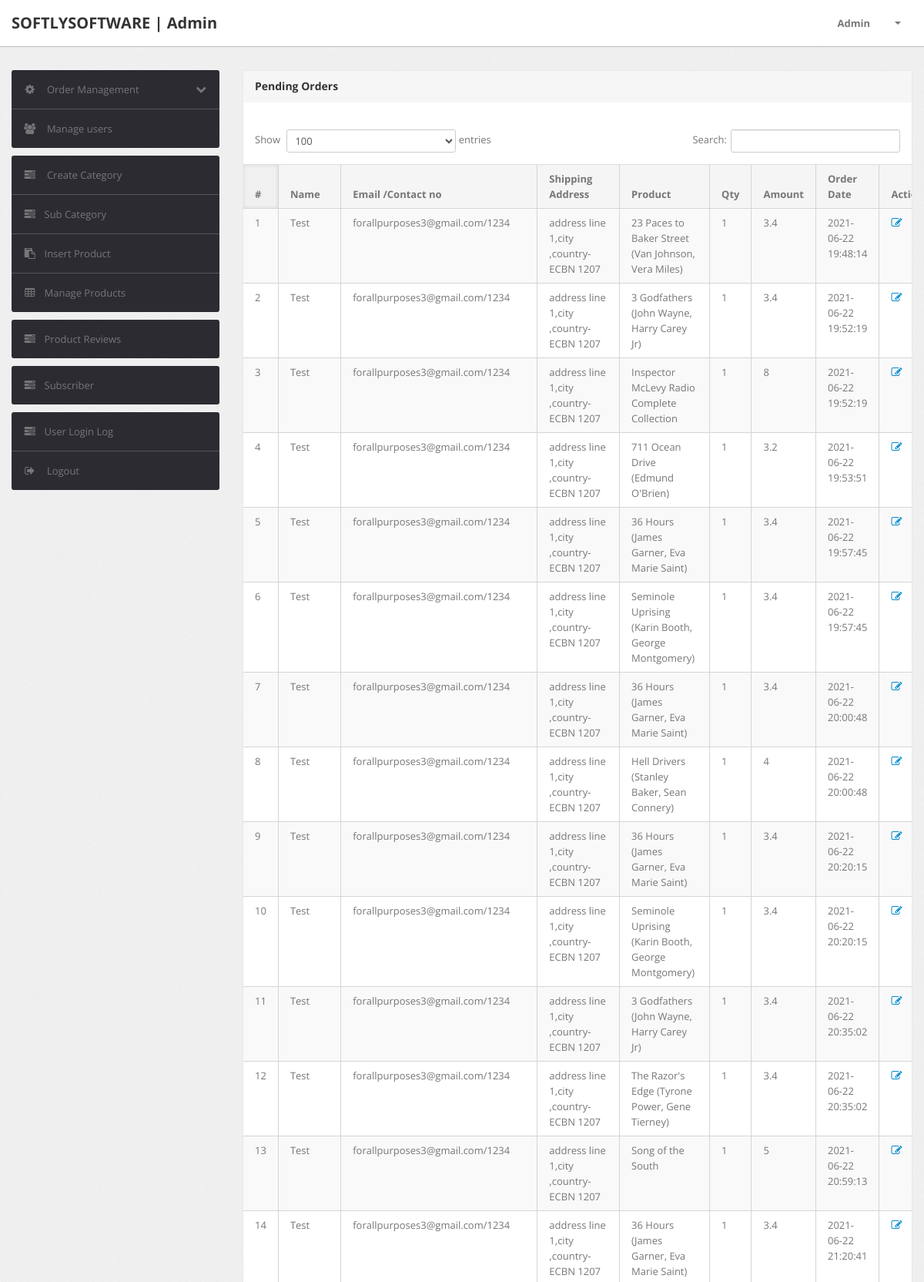
/admin/pending-orders.php (signed in, upper part), run on the app's committed database.
### tables this page shows
CREATE TABLE `orders` (
  `id` int(11) NOT NULL,
  `userId` int(11) DEFAULT NULL,
  `productId` varchar(255) DEFAULT NULL,
  `quantity` int(11) DEFAULT NULL,
  `orderDate` timestamp NOT NULL DEFAULT current_timestamp(),
  `paymentMethod` varchar(50) DEFAULT NULL,
  `orderStatus` varchar(55) DEFAULT NULL,
  `un_id` varchar(255) DEFAULT NULL,
  `final_price` decimal(11,2) DEFAULT NULL
);

CREATE TABLE `users` (
  `id` int(11) NOT NULL,
  `name` varchar(255) DEFAULT NULL,
  `email` varchar(255) DEFAULT NULL,
  `contactno` bigint(11) DEFAULT NULL,
  `password` varchar(255) DEFAULT NULL,
  `shippingAddress` longtext DEFAULT NULL,
  `shippingState` varchar(255) DEFAULT NULL,
  `shippingCity` varchar(255) DEFAULT NULL,
  `shippingPincode` varchar(255) DEFAULT NULL,
  `billingAddress` longtext DEFAULT NULL,
  `billingState` varchar(255) DEFAULT NULL,
  `billingCity` varchar(255) DEFAULT NULL,
  `billingPincode` int(11) DEFAULT NULL,
  `regDate` timestamp NOT NULL DEFAULT current_timestamp(),
  `updationDate` varchar(255) DEFAULT NULL,
  `address_line2` varchar(255) DEFAULT NULL,
  `user_status` int(10) DEFAULT NULL,
  `token` varchar(255) DEFAULT NULL
);

CREATE TABLE `products` (
  `id` int(11) NOT NULL,
  `category` int(11) NOT NULL,
  `subCategory` int(11) DEFAULT NULL,
  `productName` varchar(255) DEFAULT NULL,
  `productCompany` varchar(255) DEFAULT NULL,
  `productPrice` decimal(11,2) DEFAULT NULL,
  `productPriceBeforeDiscount` decimal(11,2) DEFAULT NULL,
  `productDescription` longtext DEFAULT NULL,
  `productImage1` varchar(255) DEFAULT NULL,
  `productImage2` varchar(255) DEFAULT NULL,
  `productImage3` varchar(255) DEFAULT NULL,
  `shippingCharge` decimal(11,2) DEFAULT NULL,
  `productAvailability` varchar(255) DEFAULT NULL,
  `postingDate` timestamp NULL DEFAULT current_timestamp(),
  `updationDate` varchar(255) DEFAULT NULL,
  `featured` varchar(255) DEFAULT NULL,
  `procondition` varchar(255) DEFAULT NULL,
  `stock` int(10) DEFAULT NULL
);

### admin/pending-orders.php (the view, shortened to what this page needs)
<?php
include('include/config.php');
if (strlen($_SESSION['alogin']) == 0) {
	header('location:index.php');
} else {
?>
	<!DOCTYPE html>
	<html lang="en">
	<head>
		<link type="text/css" href="bootstrap/css/bootstrap.min.css" rel="stylesheet">
		<link type="text/css" href="bootstrap/css/bootstrap-responsive.min.css" rel="stylesheet">
		<link type="text/css" href="css/theme.css" rel="stylesheet">
		<link type="text/css" href="images/icons/css/font-awesome.css" rel="stylesheet">
	</head>
	<body>
		<?php include('include/header.php'); ?>
		<div class="wrapper">
			<div class="container">
				<div class="row">
					<?php include('include/sidebar.php'); ?>
					<div class="span9">
						<div class="content">
							<div class="module">
								<div class="module-head">
									<h3>Pending Orders</h3>
								</div>
								<div class="module-body table">
									<br />
									<table cellpadding="0" cellspacing="0" border="0" class="datatable-1 table table-bordered table-striped	 display table-responsive">
										<thead>
											<tr>
												<th>#</th>
												<th> Name</th>
												<th width="50">Email /Contact no</th>
												<th>Shipping Address</th>
												<th>Product </th>
												<th>Qty </th>
												<th>Amount </th>
												<th>Order Date</th>
												<th>Action</th>
											</tr>
										</thead>
										<tbody>
											<?php
											$status = 'Sent';
											$status1 = 'Cancel';
											$query = mysqli_query($con, "select users.name as username,users.email as useremail,users.contactno as usercontact,users.shippingAddress as shippingaddress,users.shippingCity as shippingcity,users.shippingState as shippingstate,users.shippingPincode as shippingpincode,products.productName as productname,products.shippingCharge as shippingcharge,orders.quantity as quantity,orders.orderDate as orderdate,products.productPrice as productprice,orders.id as id  from orders join users on  orders.userId=users.id join products on products.id=orders.productId where orders.orderStatus!='$status' and orders.orderStatus!='$status1' or orders.orderStatus is null");
											$cnt = 1;
											while ($row = mysqli_fetch_array($query)) {
											?>
												<tr>
													<td><?php echo htmlentities($cnt); ?></td>
													<td><?php echo htmlentities($row['username']); ?></td>
													<td><?php echo htmlentities($row['useremail']); ?>/<?php echo htmlentities($row['usercontact']); ?></td>
													<td><?php echo htmlentities($row['shippingaddress'] . "," . $row['shippingcity'] . "," . $row['shippingstate'] . "-" . $row['shippingpincode']); ?></td>
													<td><?php echo htmlentities($row['productname']); ?></td>
													<td><?php echo htmlentities($row['quantity']); ?></td>
													<td><?php echo htmlentities($row['quantity'] * $row['productprice'] + $row['shippingcharge']); ?></td>
													<td><?php echo htmlentities($row['orderdate']); ?></td>
													<td> <a href="updateorder.php?oid=<?php echo htmlentities($row['id']); ?>" title="Update order" target="_blank"><i class="icon-edit"></i></a>
													</td>
												</tr>
											<?php $cnt = $cnt + 1;
											} ?>
										</tbody>
									</table>
								</div>
							</div>
						</div>
					</div>
				</div>
			</div>
		</div>
	</body>
<?php } ?>

### admin/css/theme.css (style rules this page uses)
body { font-size: 13px; font-family: 'Open Sans', Arial, sans-serif; background: #fff; color: #777 }
h1, h2, h3, h4, h5, h6 { color: #333; margin-top: 0 }
h3 { font-size: 20px }
.wrapper { background: url(../images/bg.png) #eee; border-bottom: 1px solid #bbb; -webkit-box-shadow: 0 1px 2px rgba(0,0,0,0.1); -moz-box-shadow: 0 1px 2px rgba(0,0,0,0.1); box-shadow: 0 1px 2px rgba(0,0,0,0.1); padding: 30px 0 }
body [class^="icon-"], body [class*=" icon-"] { font-size: 14px; line-height: 20px; height: 20px }
.module { background: #fff; -webkit-border-radius: 3px; -moz-border-radius: 3px; border-radius: 3px; border: 1px solid #ccc; border-bottom-color: #bbb; -webkit-box-shadow: 0 0 1px rgba(0,0,0,0.2); -moz-box-shadow: 0 0 1px rgba(0,0,0,0.2); box-shadow: 0 0 1px rgba(0,0,0,0.2); margin-bottom: 30px }
.table { margin-bottom: 0 }
.table th, .table td { border-color: #d5d5d5!important }
.table-bordered thead:first-child tr:first-child>th:first-child, .table-bordered tbody:first-child tr:first-child>td:first-child { -webkit-border-top-left-radius: 2px; -moz-border-radius-topleft: 2px; border-top-left-radius: 2px }
.module { box-shadow: 0 0 3px rgba(0,0,0,.1); border-color: #e9e9e9; margin-bottom: 20px; background-color: #fff; border-radius: 4px; -webkit-box-shadow: 0 1px 1px rgba(0,0,0,.05); box-shadow: 0 1px 1px rgba(0,0,0,.05); }
.module-head { color: #767676; background-color: #f6f6f6; border-color: #e9e9e9; padding: 10px 15px; border-bottom: 1px solid transparent; border-top-right-radius: 3px; border-top-left-radius: 3px; }
.module-head h3 { font-size: 14px; line-height: 20px; height: 20px; margin: 0 }
.module-body { padding: 15px }
.module-body.table { padding: 15px 0 }
.module-body.table .table th, .module-body.table .table td { padding-left: 15px; padding-right: 15px }
.dataTables_wrapper table th { background: #f5f5f5; cursor: pointer }
.dataTables_wrapper table th.sorting_asc, .dataTables_wrapper table th.sorting_desc { background: #f0f0f0; -webkit-box-shadow: 0 0 5px rgba(0,0,0,0.1) inset; -moz-box-shadow: 0 0 5px rgba(0,0,0,0.1) inset; box-shadow: 0 0 5px rgba(0,0,0,0.1) inset }
.dataTables_wrapper .table-bordered { -webkit-border-radius: 0; -moz-border-radius: 0; border-radius: 0; border-left: 0; border-right: 0 }
.dataTables_wrapper .table-bordered thead tr>th:first-child, .dataTables_wrapper .table-bordered tbody tr>td:first-child, .dataTables_wrapper .table-bordered tfoot tr>td:first-child, .dataTables_wrapper .table-bordered tfoot tr>th:first-child { border-left: 0 }
.dataTables_wrapper .table-bordered thead:first-child tr:first-child>th:first-child, .dataTables_wrapper .table-bordered tbody:first-child tr:first-child>td:first-child { -webkit-border-top-left-radius: 0; -moz-border-radius-topleft: 0; border-top-left-radius: 0 }

### data on the page
orders: userId.name "Test", userId.email "forallpurposes3@gmail.com", userId.contactno "1234", userId.shippingPincode "address line 1,city ,country-ECBN 1207", productId.productName "23 Paces to Baker Street (Van Johnson, Vera Miles)", quantity "1", quantity.shippingCharge "3.4", orderDate "2021-06-22 19:48:14"
orders: userId.name "Test", userId.email "forallpurposes3@gmail.com", userId.contactno "1234", userId.shippingPincode "address line 1,city ,country-ECBN 1207", productId.productName "3 Godfathers (John Wayne, Harry Carey Jr)", quantity "1", quantity.shippingCharge "3.4", orderDate "2021-06-22 19:52:19"
orders: userId.name "Test", userId.email "forallpurposes3@gmail.com", userId.contactno "1234", userId.shippingPincode "address line 1,city ,country-ECBN 1207", productId.productName "Inspector McLevy Radio Complete Collection", quantity "1", quantity.shippingCharge "8", orderDate "2021-06-22 19:52:19"
orders: userId.name "Test", userId.email "forallpurposes3@gmail.com", userId.contactno "1234", userId.shippingPincode "address line 1,city ,country-ECBN 1207", productId.productName "711 Ocean Drive (Edmund O'Brien)", quantity "1", quantity.shippingCharge "3.2", orderDate "2021-06-22 19:53:51"
orders: userId.name "Test", userId.email "forallpurposes3@gmail.com", userId.contactno "1234", userId.shippingPincode "address line 1,city ,country-ECBN 1207", productId.productName "36 Hours (James Garner, Eva Marie Saint)", quantity "1", quantity.shippingCharge "3.4", orderDate "2021-06-22 19:57:45"
orders: userId.name "Test", userId.email "forallpurposes3@gmail.com", userId.contactno "1234", userId.shippingPincode "address line 1,city ,country-ECBN 1207", productId.productName "Seminole Uprising (Karin Booth, George Montgomery)", quantity "1", quantity.shippingCharge "3.4", orderDate "2021-06-22 19:57:45"
orders: userId.name "Test", userId.email "forallpurposes3@gmail.com", userId.contactno "1234", userId.shippingPincode "address line 1,city ,country-ECBN 1207", productId.productName "36 Hours (James Garner, Eva Marie Saint)", quantity "1", quantity.shippingCharge "3.4", orderDate "2021-06-22 20:00:48"
orders: userId.name "Test", userId.email "forallpurposes3@gmail.com", userId.contactno "1234", userId.shippingPincode "address line 1,city ,country-ECBN 1207", productId.productName "Hell Drivers (Stanley Baker, Sean Connery)", quantity "1", quantity.shippingCharge "4", orderDate "2021-06-22 20:00:48"
orders: userId.name "Test", userId.email "forallpurposes3@gmail.com", userId.contactno "1234", userId.shippingPincode "address line 1,city ,country-ECBN 1207", productId.productName "36 Hours (James Garner, Eva Marie Saint)", quantity "1", quantity.shippingCharge "3.4", orderDate "2021-06-22 20:20:15"
orders: userId.name "Test", userId.email "forallpurposes3@gmail.com", userId.contactno "1234", userId.shippingPincode "address line 1,city ,country-ECBN 1207", productId.productName "Seminole Uprising (Karin Booth, George Montgomery)", quantity "1", quantity.shippingCharge "3.4", orderDate "2021-06-22 20:20:15"
orders: userId.name "Test", userId.email "forallpurposes3@gmail.com", userId.contactno "1234", userId.shippingPincode "address line 1,city ,country-ECBN 1207", productId.productName "3 Godfathers (John Wayne, Harry Carey Jr)", quantity "1", quantity.shippingCharge "3.4", orderDate "2021-06-22 20:35:02"
orders: userId.name "Test", userId.email "forallpurposes3@gmail.com", userId.contactno "1234", userId.shippingPincode "address line 1,city ,country-ECBN 1207", productId.productName "The Razor's Edge (Tyrone Power, Gene Tierney)", quantity "1", quantity.shippingCharge "3.4", orderDate "2021-06-22 20:35:02"
orders: userId.name "Test", userId.email "forallpurposes3@gmail.com", userId.contactno "1234", userId.shippingPincode "address line 1,city ,country-ECBN 1207", productId.productName "Song of the South", quantity "1", quantity.shippingCharge "5", orderDate "2021-06-22 20:59:13"
orders: userId.name "Test", userId.email "forallpurposes3@gmail.com", userId.contactno "1234", userId.shippingPincode "address line 1,city ,country-ECBN 1207", productId.productName "36 Hours (James Garner, Eva Marie Saint)", quantity "1", quantity.shippingCharge "3.4", orderDate "2021-06-22 21:20:41"
